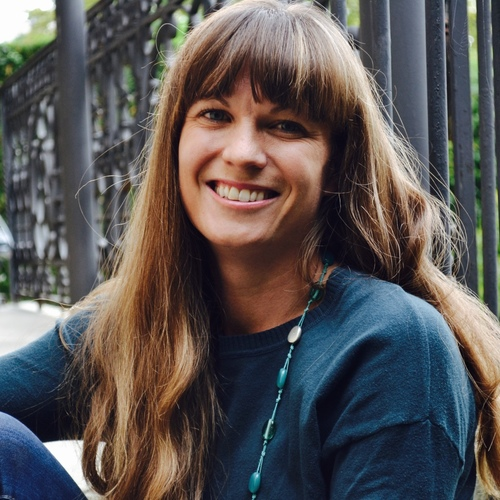
%> input picture LENA1.jpg, 500 x 500 px
$ octave img.m   (GNU Octave 9; MATLAB toolbox functions it lacks are replaced by stand-ins)
%> lines starting %> are read from the running program, lines starting %| are printed output that depends on the picture
% image data
bigIm = imread('LENA1.jpg');
%> bigIm is the input picture: size 500x500x3 uint8; mean R, G, B 89.2, 84.5, 84.2
smallysize = 50;
smallxsize = 70;

smallIm = imread('banana.jpg');
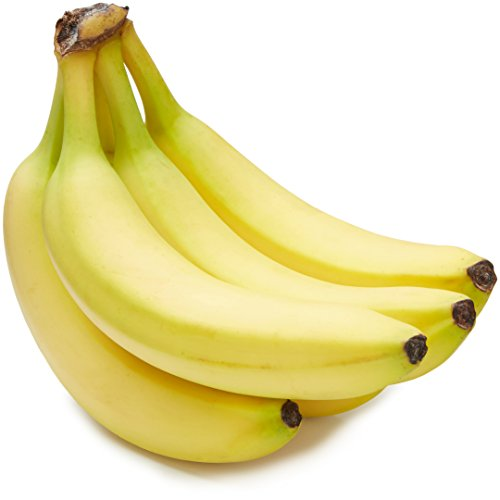
%> input picture banana.jpg, 500 x 500 px
%> smallIm is the input picture: size 500x500x3 uint8; mean R, G, B 234.1, 225.7, 174.2
smallIm = smallIm(188:188+smallysize-1, 177:177+smallxsize-1, :);
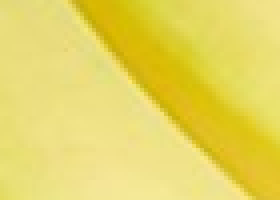
%> smallIm: size 50x70x3 uint8 (shown 4 times larger); mean R, G, B 231.2, 215.2, 97.3

% trajectory data
trajy = 500:-5:100;
trajx = trajy;
% animated diqsplay
for step = 1:length(trajx)

    displayIm = bigIm;
    displayIm(trajy(step):trajy(step)+smallysize-1, ...
        trajx(step):trajx(step)+smallxsize-1, :) = smallIm;
    imshow(displayIm);
    pause(0.2);
end
%> this loop made 81 passes
%> pass 1, `imshow(displayIm);`:
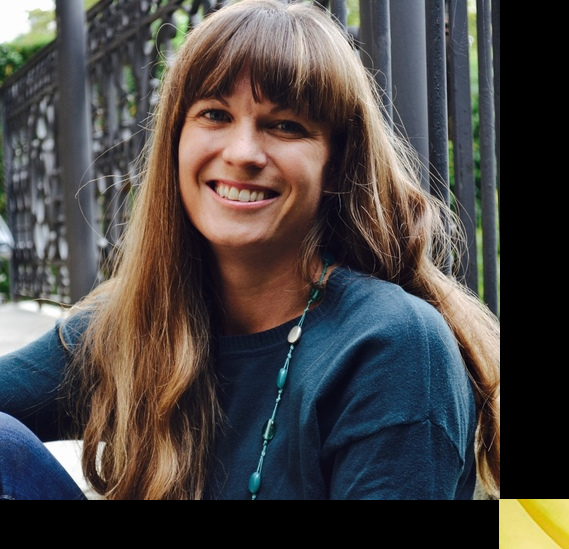
%> displayed picture: size 549x569x3, on the screen's scale of 0 to 255; mean R, G, B 73.9, 70.1, 68.5
%> pass 2, `imshow(displayIm);`:
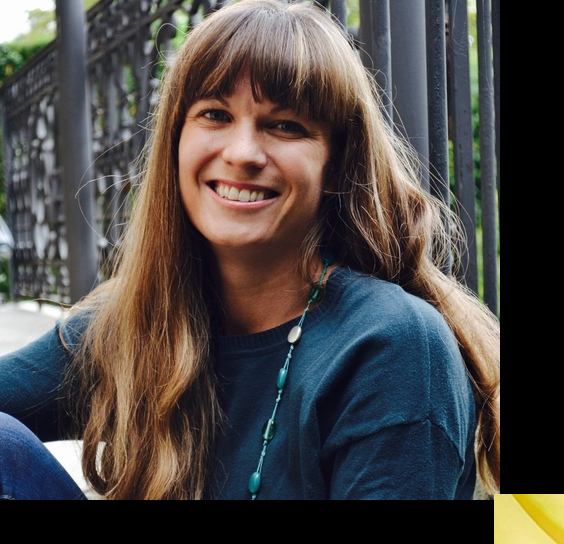
%> displayed picture: size 544x564x3, on the screen's scale of 0 to 255; mean R, G, B 75.3, 71.3, 69.7
